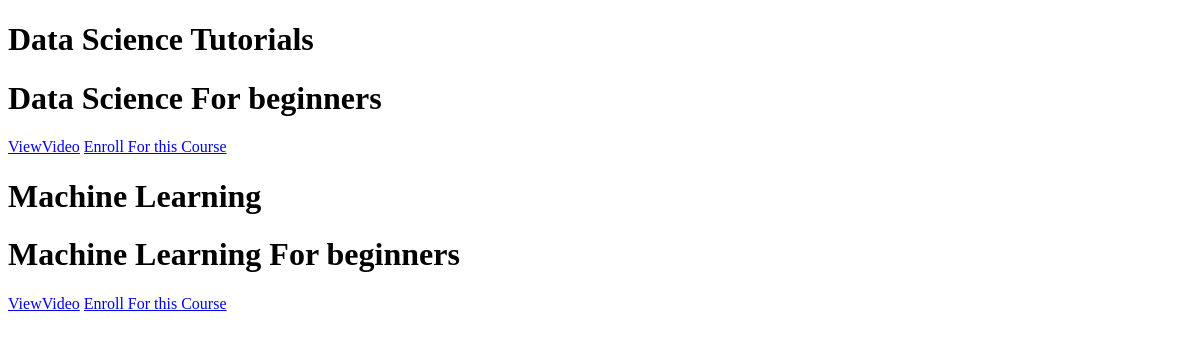
Before: /course/courselist with the older database file.
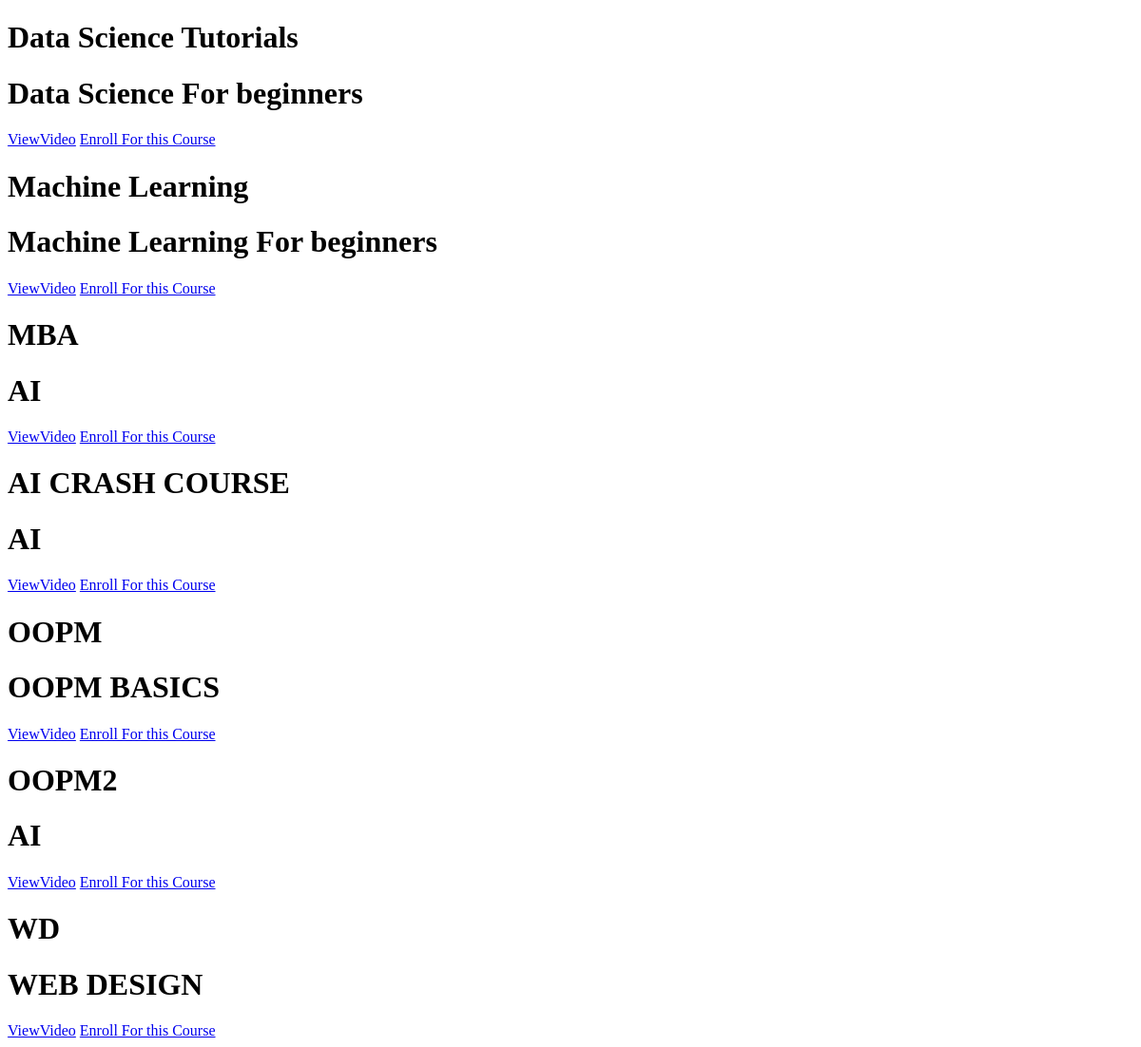
After: the same page with the newer database file.
### courses/models.py (models this page shows, shortened)
class Course(models.Model):
    Name=models.TextField()
    Desc=models.TextField()
    Author=models.ForeignKey(Tutor,on_delete=models.CASCADE)
    Enrollment_ID=models.ManyToManyField(User,blank=True)
    Tag_ID=models.ManyToManyField(Tag)
    Date_of_Publishing=models.DateTimeField(auto_now=True)
    Completed=models.BooleanField(default=False)

### courses/views.py (the view)
# urls.py: path('course/',include("courses.urls")),
def courses(request):
    course=Course.objects.all()
    return render(request,"course_list.html",{'course':course})

### Templates/course_list.html (shortened to what this page needs)
<!DOCTYPE html>
<html lang="en">
<head>
</head>
<body>
    {% for course in course %}
    <h1>{{course.Name}}</h1>
    <h1>{{course.Desc}}</h1>
    <a href="{% url 'video' course.id %}">ViewVideo</a>
    <a href="{% url 'enroll' course.id  %}">Enroll For this Course</a>
    <br>
    {% endfor %}
</body>
</html>

Changed rows visible on the page:
added Course: Name "MBA", Desc "AI"
added Course: Name "AI CRASH COURSE", Desc "AI"
added Course: Name "OOPM", Desc "OOPM BASICS"
added Course: Name "OOPM2", Desc "AI"
added Course: Name "WD", Desc "WEB DESIGN"
